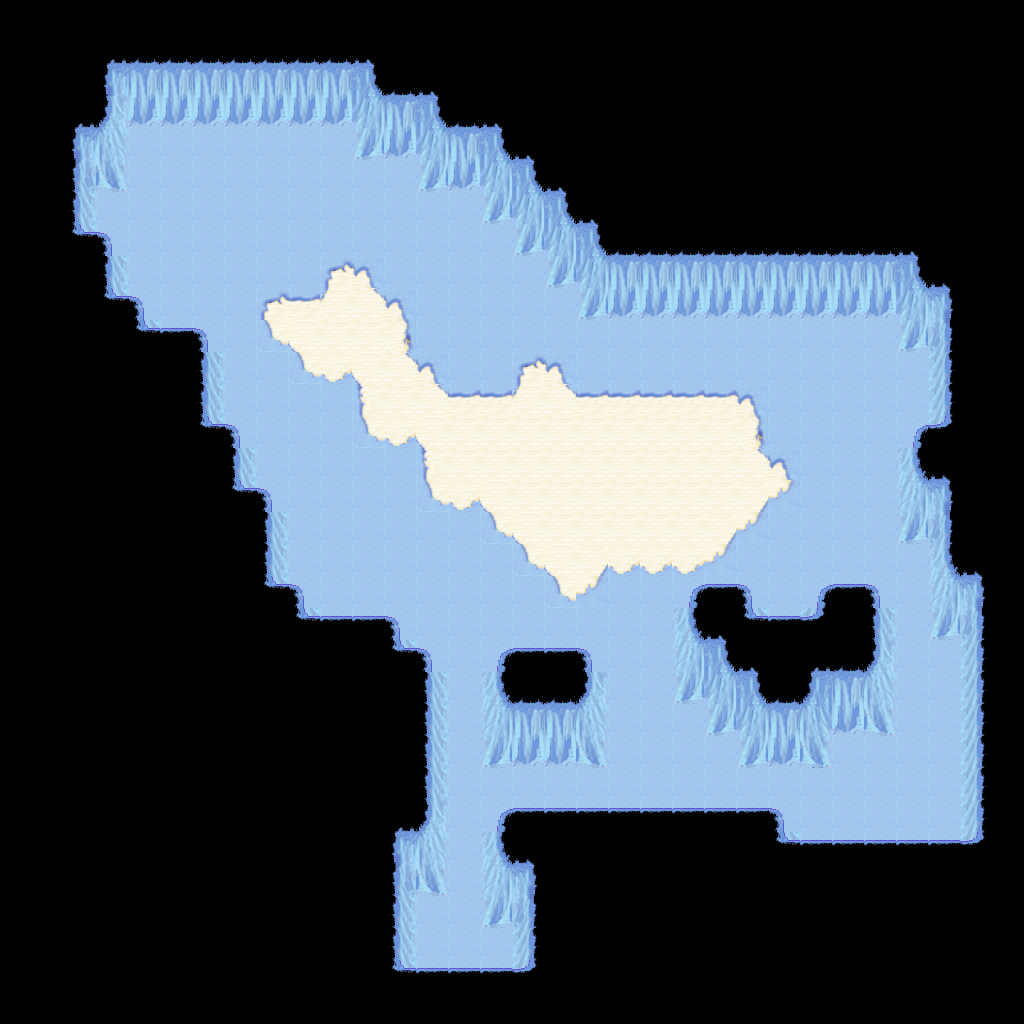

Rendered tile map (Tiled .tmx) drawn with the repository's tilesets; below, a short description and the map source with its tile grids summarised:
An orthogonal 32x32 tile map with 32x32 px tiles, 2 tile layers (Ground, Over), 2 hidden layers not drawn, 6 tilesets.

<map version="1.0" orientation="orthogonal" width="32" height="32" tilewidth="32" tileheight="32">
 <tileset firstgid="1" name="set_rule" tilewidth="32" tileheight="32">
  <image source="../graphics/tiles/set_rules.png" width="32" height="32" />
 </tileset>
 <tileset firstgid="2" name="set_icecave" tilewidth="32" tileheight="32">
  <image source="../graphics/tiles/set_icecave.png" width="64" height="64" />
 </tileset>
 <tileset firstgid="6" name="collision" tilewidth="32" tileheight="32">
  <image source="../graphics/tiles/collision.png" width="64" height="32" />
 </tileset>
 <tileset firstgid="8" name="icecave" tilewidth="32" tileheight="32">
  <image source="../graphics/tiles/icecave.png" width="512" height="256" />
 </tileset>
 <tileset firstgid="136" name="cave" tilewidth="32" tileheight="32">
  <image source="../graphics/tiles/cave.png" width="512" height="256" />
 </tileset>
 <tileset firstgid="264" name="set" tilewidth="32" tileheight="32">
  <image source="../graphics/tiles/set_cave.png" width="64" height="64" />
 </tileset>
 <layer name="Ground" width="32" height="32">
  <data>[1024 cells, 1024 non-empty, 40 distinct tile ids]</data>
 </layer>
 <layer name="Over" width="32" height="32">
  <data>[1024 cells, 56 non-empty, 5 distinct tile ids]</data>
 </layer>
 <layer name="collision" width="32" height="32" visible="0">
  <data>[1024 cells, 797 non-empty, 1 distinct tile ids]</data>
 </layer>
 <layer name="set" width="32" height="32" visible="0" opacity="0.73">
  <data>[1024 cells, 1024 non-empty, 3 distinct tile ids]</data>
 </layer>
</map>
